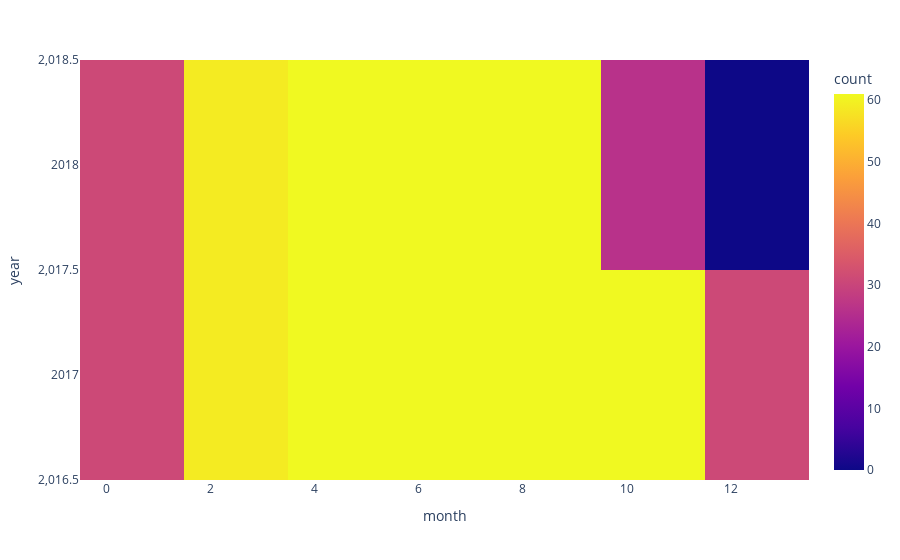

The code cell stored with this chart in its notebook:
### Code cell
import plotly.express as px
px.density_heatmap(solar_data_new, x='month', y='year', hover_name='day_power')

### Figure 1 — Plotly figure (JSON) as saved in the notebook; plotly's stock layout.template omitted (floating-point values rounded to 4 significant figures; data arrays with more than 128 entries replaced by an {"elided": "..."} marker saying what was removed)
{"data": [{"coloraxis": "coloraxis", "hovertemplate": "month=%{x}<br>year=%{y}<br>count=%{z}<extra></extra>", "name": "", "type": "histogram2d", "x": {"elided": "664 int values"}, "xaxis": "x", "xbingroup": "x", "y": {"elided": "664 int values"}, "yaxis": "y", "ybingroup": "y"}], "layout": {"coloraxis": {"colorbar": {"title": {"text": "count"}}, "colorscale": [[0, "#0d0887"], [0.1111, "#46039f"], [0.2222, "#7201a8"], [0.3333, "#9c179e"], [0.4444, "#bd3786"], [0.5556, "#d8576b"], [0.6667, "#ed7953"], [0.7778, "#fb9f3a"], [0.8889, "#fdca26"], [1, "#f0f921"]]}, "legend": {"tracegroupgap": 0}, "margin": {"t": 60}, "xaxis": {"anchor": "y", "domain": [0, 1], "title": {"text": "month"}}, "yaxis": {"anchor": "x", "domain": [0, 1], "title": {"text": "year"}}}}
